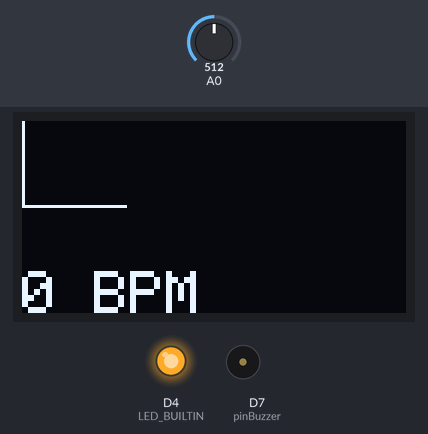
Bench run of a sketch on a simulated ESP8266 (NodeMCU). Shown: 128×64 one-colour display, output pins drawn as LEDs (lit = HIGH, except the on-board LED, lit = LOW), buzzer (waves = sounding, pin HIGH). The test bench sets the inputs (shaded band); at power-on: A0 = 512. WiFi joins after 1.5 s; servers stay silent unless stated; no MQTT or app messages arrive unless stated; what the sketch prints to the serial monitor is not drawn.

Above: at 2.8 s.
2.9 s: A0 set to 122
At 3.6 s:
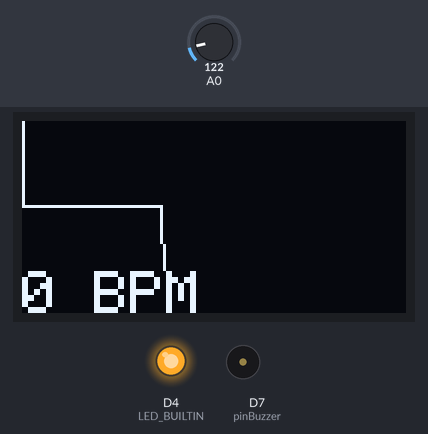
5.9 s: A0 set to 306
At 6.08 s:
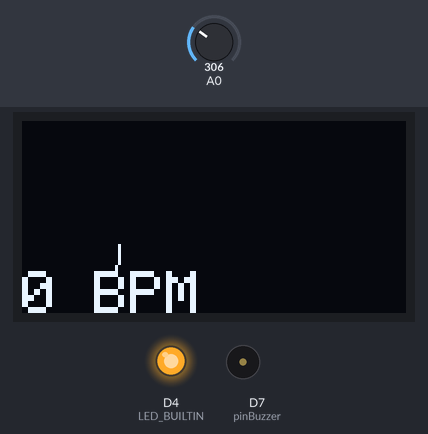
7.4 s: A0 set to 117
At 7.7 s:
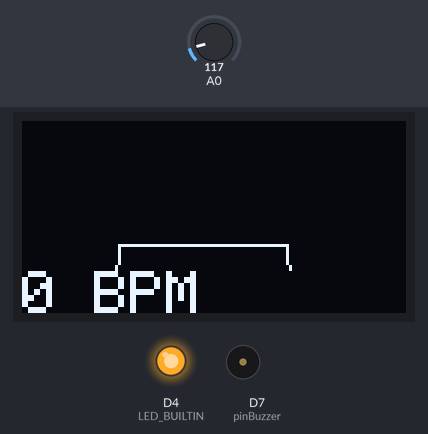
Timing chart, 0 to 10.4 s (numbered marks = the images above; inputs shaded):
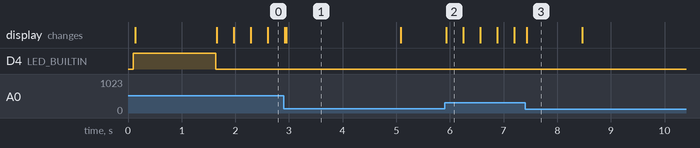

The sketch:

Pulse_System.ino
```cpp
#include <ESP8266WiFi.h>
#include <PubSubClient.h>
#include <Adafruit_SSD1306.h>

#define UpperThreshold 550
#define LowerThreshold 500

#define OLED_Address 0x3C

// Setup wifi connection
const char* ssid = "AndroidAPM";
const char* password = "1234567890";

// MQTT Server
const char* server = "192.168.43.186";
const int port = 1883;
char topic[50];

WiFiClient espClient;
PubSubClient client(espClient);
Adafruit_SSD1306 oled(3);

// Global variables
int x = 0;
int lastX = 0;
int lastY = 0;
int lastTime = 0;
bool BPMTiming = false;
bool beatComplete = false;
int BPM = 0;
String clientId;

// Constants
const int pinBuzzer = D7;

void setup_wifi() {
  WiFi.begin(ssid, password);

  oled.clearDisplay();
  while (WiFi.status() != WL_CONNECTED) {
    delay(500);
  }

  digitalWrite(LED_BUILTIN, LOW);
}

void reconnect() {
  while (!client.connected()) {
    if ( WiFi.status() != WL_CONNECTED) {
      oled.clearDisplay();
      digitalWrite(LED_BUILTIN, HIGH);
      setup_wifi();
    }
    if (client.connect(clientId.c_str())) {
      Serial.println("Connected to MQTT Server");
      break;
    } else {
      delay(5000);
    }
  }
}

void setup() {
  Serial.begin(115200);
  delay(100);
  pinMode(A0, INPUT);
  pinMode(pinBuzzer, OUTPUT);
  pinMode(LED_BUILTIN, OUTPUT);
  digitalWrite(LED_BUILTIN, HIGH);

  oled.begin(SSD1306_SWITCHCAPVCC, OLED_Address);
  oled.setTextSize(2);

  clientId = "ESP8266Client-0000001";

  setup_wifi();
  client.setServer(server, port);

  String topic_str = "sensor/"+clientId+"/pulse";
  topic_str.toCharArray(topic,50);
  //client.setCallback(callback);
}

void loop() {
  // Graph signal
  if(x > 127){
    oled.clearDisplay();
    x = 0;
    lastX = 0;
  }

  int pulse = analogRead(A0);
  int now = millis();
  int y = 60 - (pulse/16);

  oled.setTextColor(WHITE);
  oled.writeLine(lastX,lastY,x,y,WHITE);
  lastY=y;
  lastX=x;

  if(pulse > UpperThreshold){
    if(beatComplete){
      BPM = now - lastTime;
      BPM = int(60/(float(BPM)/1000));
      BPMTiming = false;
      beatComplete = false;

      digitalWrite(pinBuzzer,HIGH);
      delay(10);
      digitalWrite(pinBuzzer,LOW);
    }
    if(BPMTiming == false){
      lastTime = millis();
      BPMTiming = true;
    }
  }
  if((pulse < LowerThreshold) & (BPMTiming))
    beatComplete = true;

  // Graph BPM
  oled.writeFillRect(0,50,128,16,BLACK);
  oled.setCursor(0,50);
  oled.print(BPM);
  oled.print(" BPM");
  oled.display();
  x++;
  if (!client.connected()) {
    reconnect();
  } else {
    String payload = "{";
    payload += "\"signal\":"; payload += String(pulse); payload += ",";
    payload += "\"bpm\":"; payload += String(BPM);
    payload += "}";
    char attributes[100];
    payload.toCharArray( attributes, 100 );
    //Serial.println(payload);
    client.publish(topic,attributes);
  }
  client.loop();
}
```

Measured:
- after the input at 5.9 s, the display: changes at once (image 2)
- what the display in image 1 shows lasts 2.2 s, from 2.9 s to 5.1 s
- what the display in image 3 shows lasts 1.1 s, from 7.4 s to 8.5 s
